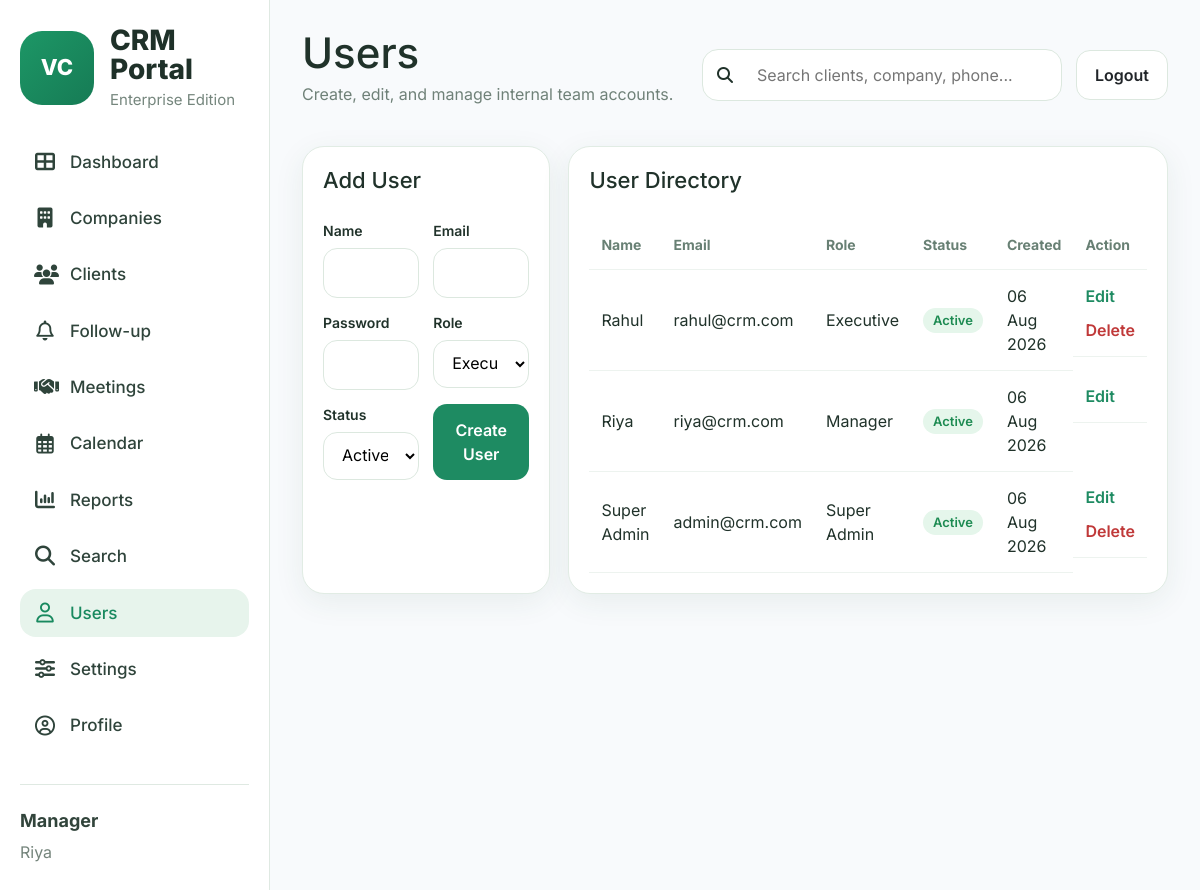
Page /modules/users.php (signed in) on the committed database.
### tables this page shows
CREATE TABLE users (
    id INT AUTO_INCREMENT PRIMARY KEY,
    name VARCHAR(100) NOT NULL,
    email VARCHAR(120) NOT NULL UNIQUE,
    password VARCHAR(255) NOT NULL,
    role VARCHAR(50) NOT NULL DEFAULT 'User',
    status ENUM('Active','Inactive') DEFAULT 'Active',
    created_at TIMESTAMP DEFAULT CURRENT_TIMESTAMP
);

### includes/functions.php (called while the page is built, shortened)
<?php
require_once __DIR__ . '/db.php';
function esc($value) {
    return htmlspecialchars((string)$value, ENT_QUOTES, 'UTF-8');
}
function fetch_all(string $sql, array $params = []): array {
    global $pdo; $stmt = $pdo->prepare($sql); $stmt->execute($params); return $stmt->fetchAll();
}
function status_badge_class(string $status): string {
    return match ($status) {
        'Active', 'Completed', 'Qualified' => 'success',
        'Pending' => 'warning',
        'Overdue', 'Inactive' => 'danger',
        default => 'default',
    };
}

### modules/users.php (the view, shortened to what this page needs)
<?php
require_once __DIR__ . '/../includes/functions.php';
$editId = (int) ($_GET['edit'] ?? 0);
$editUser = $editId ? fetch_one('SELECT * FROM users WHERE id = ?', [$editId]) : null;
$users = fetch_all('SELECT id, name, email, role, status, created_at FROM users ORDER BY id DESC');
include __DIR__ . '/../includes/header.php';
include __DIR__ . '/../includes/sidebar.php'; ?>
<main class="main-content"><?php include __DIR__ . '/../includes/topbar.php'; ?>
    <section class="crud-layout">
        <article class="panel form-panel">
            <div class="panel-header">
                <h3><?= $editUser ? 'Edit User' : 'Add User' ?></h3>
            </div>
            <form method="post" class="form-grid"><input type="hidden" name="id"
                <div><label>Name</label><input name="name" value="<?= esc($editUser['name'] ?? '') ?>" required></div>
                <div><label>Email</label><input type="email" name="email" value="<?= esc($editUser['email'] ?? '') ?>"
                        required></div>
                <div><label>Password</label><input type="password" name="password" <?= $editUser ? '' : 'required' ?>>
                </div>
                <div><label>Role</label><select
                        name="role"><?php foreach (['Super Admin', 'Manager', 'Executive'] as $r): ?>
                            <option value="<?= $r ?>" <?= (($editUser['role'] ?? 'Executive') === $r) ? 'selected' : '' ?>>
                                <?= $r ?>
                            </option><?php endforeach; ?>
                    </select></div>
                <div><label>Status</label><select name="status"><?php foreach (['Active', 'Inactive'] as $s): ?>
                            <option value="<?= $s ?>" <?= (($editUser['status'] ?? 'Active') === $s) ? 'selected' : '' ?>>
                                <?= $s ?>
                            </option><?php endforeach; ?>
                    </select></div><button class="btn btn-primary"
                    type="submit"><?= $editUser ? 'Update User' : 'Create User' ?></button>
            </form>
        </article>
        <article class="panel">
            <div class="panel-header">
                <h3>User Directory</h3>
            </div>
            <div class="table-wrap">
                <table>
                    <thead>
                        <tr>
                            <th>Name</th>
                            <th>Email</th>
                            <th>Role</th>
                            <th>Status</th>
                            <th>Created</th>
                            <th>Action</th>
                        </tr>
                    </thead>
                    <tbody><?php foreach ($users as $row): ?>
                            <tr>
                                <td><?= esc($row['name']) ?></td>
                                <td><?= esc($row['email']) ?></td>
                                <td><?= esc($row['role']) ?></td>
                                <td><span
                                        class="badge <?= status_badge_class($row['status']) ?>"><?= esc($row['status']) ?></span>
                                </td>
                                <td><?= date('d M Y', strtotime($row['created_at'])) ?></td>
                                <td class="action-cell"><a class="table-action"
                                        href="<?= BASE_URL ?>modules/users.php?edit=<?= $row['id'] ?>">Edit</a><?php if ((int) $row['id'] !== (int) $_SESSION['user']['id']): ?><a
                                            class="table-action delete"
                                            href="<?= BASE_URL ?>modules/users.php?delete=<?= $row['id'] ?>"
                                            onclick="return confirm('Delete this user?')">Delete</a><?php endif; ?></td>
                            </tr><?php endforeach; ?>
                    </tbody>
                </table>
            </div>
        </article>
    </section>
</main><?php include __DIR__ . '/../includes/footer.php'; ?>

### assets/css/style.css (style rules this page uses)
:root { --bg: #eef5f1; --card: #ffffff; --line: #dce8df; --text: #20322a; --muted: #6f8178; --primary: #1e8b62; --soft: #e7f5ed; --warning: #f2c94c; --danger: #e45b5b; --success: #40a56d; --shadow: 0 8px 30px rgba(43, 86, 63, 0.08); --radius: 22px; }
* { box-sizing: border-box; margin: 0; padding: 0; }
body { font-family: 'Inter', sans-serif; background: var(--bg); color: var(--text); }
a { text-decoration: none; color: inherit; }
.main-content { flex: 1; padding: 28px 32px; }
.stat-card, .panel { background: var(--card); border: 1px solid #e1ece4; border-radius: var(--radius); box-shadow: var(--shadow); }
.panel { padding: 20px; }
.panel-header { display: flex; align-items: center; justify-content: space-between; margin-bottom: 18px; gap: 10px; }
.panel-header h3 { font-size: 22px; }
.table-wrap { overflow: auto; }
table { width: 100%; border-collapse: collapse; }
table th, table td { padding: 14px 12px; text-align: left; border-bottom: 1px solid #edf3ef; vertical-align: middle; }
table th { color: #688074; font-size: 14px; }
.badge { padding: 7px 12px; border-radius: 999px; font-size: 13px; font-weight: 600; display: inline-block; }
.badge.success { background: #e5f6eb; color: #1d8b52; }
.crud-layout { display: grid; gap: 18px; }
.form-grid { display: grid; grid-template-columns: repeat(2, 1fr); gap: 14px; }
label { display: block; margin-bottom: 7px; font-size: 14px; font-weight: 600; }
input, select, textarea { width: 100%; border: 1px solid var(--line); border-radius: 14px; padding: 12px 14px; background: #fff; }
.btn { display: inline-flex; align-items: center; justify-content: center; padding: 12px 18px; border-radius: 14px; border: 1px solid transparent; font-weight: 600; }
.btn-primary { background: var(--primary); color: #fff; }
.action-cell { display: flex; gap: 10px; flex-wrap: wrap; }
.table-action { color: var(--primary); font-weight: 600; }
.table-action.delete { color: #c03939; }
@media (max-width: 1200px) { .panel-grid.two-col, .crud-layout, .settings-grid, .client-full-form, .client-info-grid { grid-template-columns: repeat(2, 1fr); } }
.badge { padding:6px 10px; border-radius:20px; font-size:13px; font-weight:600; }
.success { background:#dcfce7; color:#166534; }
.main-content { min-height: 100vh; background: #f8fafc; }
.badge { padding: 6px 10px; border-radius: 999px; }

### rows in the picture
users: name "Rahul", email "rahul@crm.com", role "Executive", status "Active", created_at "06 Aug 2026"
users: name "Riya", email "riya@crm.com", role "Manager", status "Active", created_at "06 Aug 2026"
users: name "Super Admin", email "admin@crm.com", role "Super Admin", status "Active", created_at "06 Aug 2026"

### other values in the picture
$_SESSION['user']['role'] "Manager"
$_SESSION['user']['name'] "Riya"
page_title() "Users"
page_description() "Create, edit, and manage internal team accounts."
form field role "Executive"
form field status "Active"
